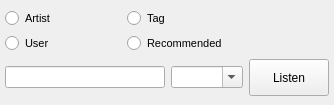
<?xml version="1.0" encoding="UTF-8"?>
<ui version="4.0">
 <class>LFMRadioWidget</class>
 <widget class="QDockWidget" name="LFMRadioWidget">
  <property name="geometry">
   <rect>
    <x>0</x>
    <y>0</y>
    <width>334</width>
    <height>105</height>
   </rect>
  </property>
  <property name="sizePolicy">
   <sizepolicy hsizetype="Preferred" vsizetype="Fixed">
    <horstretch>0</horstretch>
    <verstretch>0</verstretch>
   </sizepolicy>
  </property>
  <property name="minimumSize">
   <size>
    <width>300</width>
    <height>105</height>
   </size>
  </property>
  <property name="features">
   <set>QDockWidget::DockWidgetClosable|QDockWidget::DockWidgetVerticalTitleBar</set>
  </property>
  <property name="allowedAreas">
   <set>Qt::AllDockWidgetAreas</set>
  </property>
  <property name="windowTitle">
   <string notr="true">Last.fm</string>
  </property>
  <widget class="QWidget" name="dockWidgetContents">
   <property name="sizePolicy">
    <sizepolicy hsizetype="MinimumExpanding" vsizetype="Preferred">
     <horstretch>0</horstretch>
     <verstretch>0</verstretch>
    </sizepolicy>
   </property>
   <property name="minimumSize">
    <size>
     <width>300</width>
     <height>0</height>
    </size>
   </property>
   <layout class="QGridLayout" name="gridLayout">
    <property name="leftMargin">
     <number>5</number>
    </property>
    <property name="rightMargin">
     <number>5</number>
    </property>
    <item row="0" column="0">
     <widget class="QRadioButton" name="rb_artist">
      <property name="font">
       <font>
        <pointsize>8</pointsize>
       </font>
      </property>
      <property name="text">
       <string>Artist</string>
      </property>
     </widget>
    </item>
    <item row="0" column="1">
     <widget class="QRadioButton" name="rb_tag">
      <property name="font">
       <font>
        <pointsize>8</pointsize>
       </font>
      </property>
      <property name="text">
       <string>Tag</string>
      </property>
     </widget>
    </item>
    <item row="2" column="0" colspan="3">
     <layout class="QHBoxLayout" name="horizontalLayout">
      <item>
       <widget class="QLineEdit" name="le_text"/>
      </item>
      <item>
       <widget class="QComboBox" name="cb_friends">
        <property name="editable">
         <bool>true</bool>
        </property>
       </widget>
      </item>
      <item>
       <widget class="QPushButton" name="btn_listen">
        <property name="minimumSize">
         <size>
          <width>0</width>
          <height>0</height>
         </size>
        </property>
        <property name="maximumSize">
         <size>
          <width>80</width>
          <height>200</height>
         </size>
        </property>
        <property name="text">
         <string>Listen</string>
        </property>
        <property name="iconSize">
         <size>
          <width>18</width>
          <height>18</height>
         </size>
        </property>
       </widget>
      </item>
     </layout>
    </item>
    <item row="1" column="0">
     <widget class="QRadioButton" name="rb_user">
      <property name="font">
       <font>
        <pointsize>8</pointsize>
       </font>
      </property>
      <property name="text">
       <string>User</string>
      </property>
     </widget>
    </item>
    <item row="1" column="1">
     <widget class="QRadioButton" name="rb_recom">
      <property name="font">
       <font>
        <pointsize>8</pointsize>
       </font>
      </property>
      <property name="text">
       <string>Recommended</string>
      </property>
     </widget>
    </item>
    <item row="0" column="2" rowspan="2">
     <widget class="QLabel" name="lab_lfm">
      <property name="minimumSize">
       <size>
        <width>80</width>
        <height>0</height>
       </size>
      </property>
      <property name="maximumSize">
       <size>
        <width>80</width>
        <height>16777215</height>
       </size>
      </property>
      <property name="text">
       <string/>
      </property>
     </widget>
    </item>
   </layout>
  </widget>
 </widget>
 <resources/>
 <connections/>
</ui>
